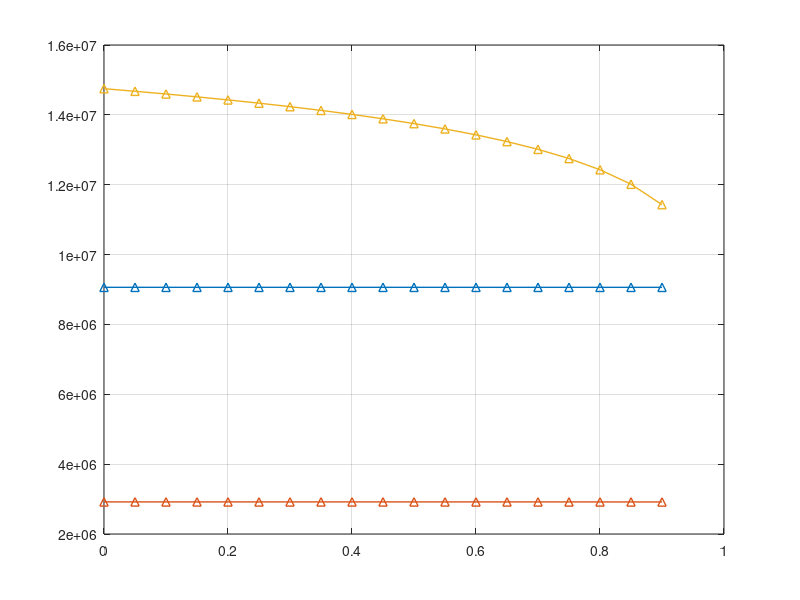
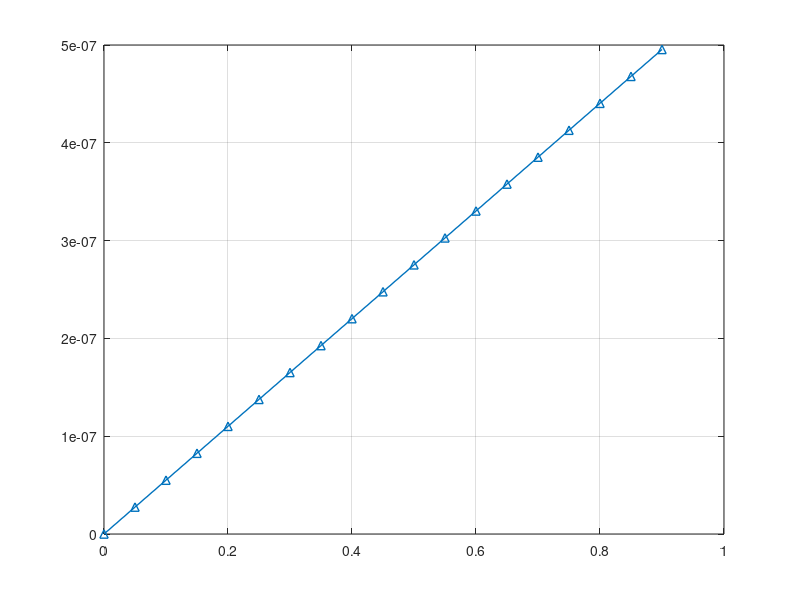

Write the MATLAB code that produced these figures, in order.
clc;
clear all
close all

% Ground Distances from UAV in meters
g_d1 = 100;
g_d2 = 500;
g_d3 = 800;

% BSs Heights
h_BS1 = 40;
h_BS2 = 50;
h_BS3 = 30;

% UAV height in meters
height_UAV = 45;

% Los Distance between BS and UAV
LoS_Dis_UAV_BS1 = sqrt(g_d1^2 + (abs(height_UAV-h_BS1))^2);
LoS_Dis_UAV_BS2 = sqrt(g_d2^2 + (abs(height_UAV-h_BS2))^2);
LoS_Dis_UAV_BS3 = sqrt(g_d3^2 + (abs(height_UAV-h_BS3))^2);

% Angle

angle_UAV_BS1 = asin((abs(height_UAV-h_BS1))/LoS_Dis_UAV_BS1);
angle_UAV_BS2 = asin((abs(height_UAV-h_BS2))/LoS_Dis_UAV_BS2);
angle_UAV_BS3 = asin((abs(height_UAV-h_BS3))/LoS_Dis_UAV_BS3);

% Angle-depend rician factor for Users and BSs
A1 = 1;
A2 = (log(db2pow(60)/A1))/(pi/2);

K_UAV_BS1 = A1*exp(A2*angle_UAV_BS1);
K_UAV_BS2 = A1*exp(A2*angle_UAV_BS2);
K_UAV_BS3 = A1*exp(A2*angle_UAV_BS3);

% Rician Fading for Users and BSs

N = 10^5;
g = sqrt(1/2)*(randn(1,N)+1i*randn(1,N));

g_UAV_BS1 = sqrt(K_UAV_BS1/(1+K_UAV_BS1))*g + sqrt(1/(1+K_UAV_BS1))*g;
g_UAV_BS2 = sqrt(K_UAV_BS2/(1+K_UAV_BS2))*g + sqrt(1/(1+K_UAV_BS2))*g;
g_UAV_BS3 = sqrt(K_UAV_BS3/(1+K_UAV_BS3))*g + sqrt(1/(1+K_UAV_BS3))*g;

% Avarage Channel Power Gain

% Assume Path Loss Componet = 4
% Assume Average Channel Power Gain = -60dB

eta = 4;    % Path Loss Component
b0 = db2pow(0);  % Average channel power gain at a reference deistance d0 = 1m


% Rician fading for UAVs and BSs

chPow_UAV_BS1 = b0*((LoS_Dis_UAV_BS1)^(-eta));
chPow_UAV_BS2 = b0*((LoS_Dis_UAV_BS2)^(-eta));
chPow_UAV_BS3 = b0*((LoS_Dis_UAV_BS3)^(-eta));

% Channel Coefficeint

h_UAV_BS1 = sqrt(chPow_UAV_BS1)*g_UAV_BS1;
h_UAV_BS2 = sqrt(chPow_UAV_BS2)*g_UAV_BS2;
h_UAV_BS3 = sqrt(chPow_UAV_BS3)*g_UAV_BS3;

abs_h_UAV_BS1 = (abs(h_UAV_BS1)).^2;
abs_h_UAV_BS2 = (abs(h_UAV_BS2)).^2;
abs_h_UAV_BS3 = (abs(h_UAV_BS3)).^2;

Pt = 46;                    %in dBm
pt = (10^-3)*db2pow(Pt);	%in linear scale

B = 10^6;
No = -174 + 10*log10(B);
no = (10^-3)*db2pow(No);

eff = 0.7;  %power harvesting efficiency

sigma = 0:0.05:0.9;

for u = 1:length(sigma)
    % By Channel Power
    C1 = B*log2(1 + (1-sigma(u))*pt.*abs_h_UAV_BS1./(no + (1-sigma(u))*pt.*(abs_h_UAV_BS2 + abs_h_UAV_BS3)));
    C1_mean(u) = mean(C1);
    
    C2 = B*log2(1 + (1-sigma(u))*pt.*abs_h_UAV_BS2./(no + (1-sigma(u))*pt.*abs_h_UAV_BS3));
    C2_mean(u) = mean(C2);
    
    C3 = B*log2(1 + (1-sigma(u))*pt.*abs_h_UAV_BS3./(no));
    C3_mean(u) = mean(C3);
    
    ph = pt*(abs_h_UAV_BS1).*sigma(u)*eff;
    ph_mean(u) = mean(ph);

end

figure;
plot(sigma,C1_mean,'-^','linewidth',1); hold on; grid on;
plot(sigma,C2_mean,'-^','linewidth',1);
plot(sigma,C3_mean,'-^','linewidth',1);

figure;
plot(sigma,ph_mean,'-^','linewidth',1); hold on; grid on;

